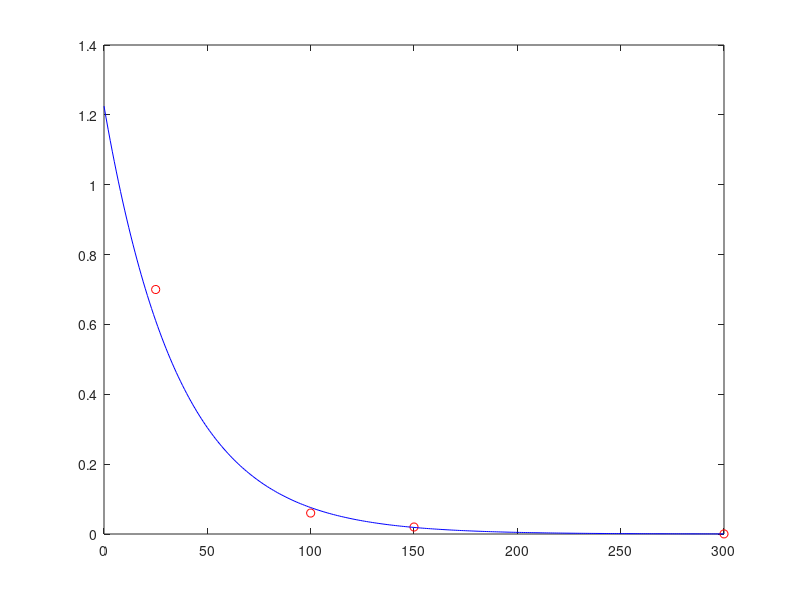

The MATLAB script that drew this image:
clear;

% Apartado a.)
tk = [25 100 150 300]';
yk = [0.7 0.06 0.02 0.0003]';

H = [tk.^0 -tk];
v = log(yk);

% Apartado b.)
c = H\v;
A = exp(c(1)); B = c(2);
valor = A*exp(-B*0.1);

% Apartado c.)
T=(0:300); V = A*exp(-B*T);
plot(tk,yk,'ro',T,V,'b');

% Apartado d.)
res = (yk-A*exp(-B*tk));
res2 = v-H*c;